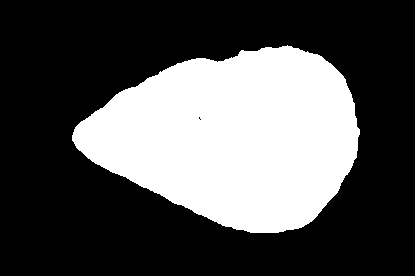
%> input picture 3A/PI/tp6/donnees_TP6/Images/biface/masque.png, 415 x 276 px
$ octave exercice_1.m   (GNU Octave 9; MATLAB toolbox functions it lacks are replaced by stand-ins)
%> lines starting %> are read from the running program, lines starting %| are printed output that depends on the picture; in (x1, y1, x2, y2) boxes, pixels count from 0 and x2, y2 are one past the last pixel; in counts of white or black regions, pixels touching at a corner belong together; the program's own positions count from 1
clear;
close all;
taille_ecran = get(0,'ScreenSize');
L = taille_ecran(3);
H = taille_ecran(4);

% Lecture du masque des spheres commun a toutes les images :
masque = imread('Images/spheres/masque.png')>0;
%> masque: size 276x415 logical; 32.6% white; 1 white region, box (x1, y1, x2, y2) and area: (72, 45, 360, 233) 37352
masque_1D = masque(:);
%> masque_1D = 114540 logical values, 37352 true

% Lecture des normales des spheres (representees sous la forme d'une image RGB) :
normales_RGB = imread('Images/spheres/normales.png');
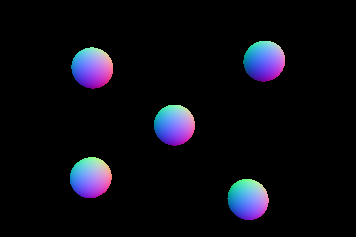
%> input picture 3A/PI/tp6/donnees_TP6/Images/spheres/normales.png, 356 x 237 px
%> normales_RGB is the input picture: size 237x356x3 uint8; mean R, G, B 10.2, 10.2, 16.9
normales_XYZ = (2*double(normales_RGB)/255-1).*reshape([1,-1,-1],1,1,3);
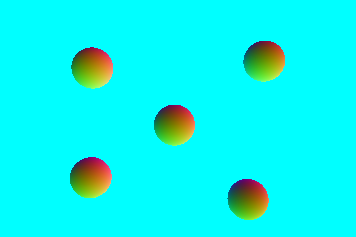
%> normales_XYZ: size 237x356x3 double; mean R, G, B -0.92, 0.92, 0.867; drawn with min black and max white
%> (the run ends here)
